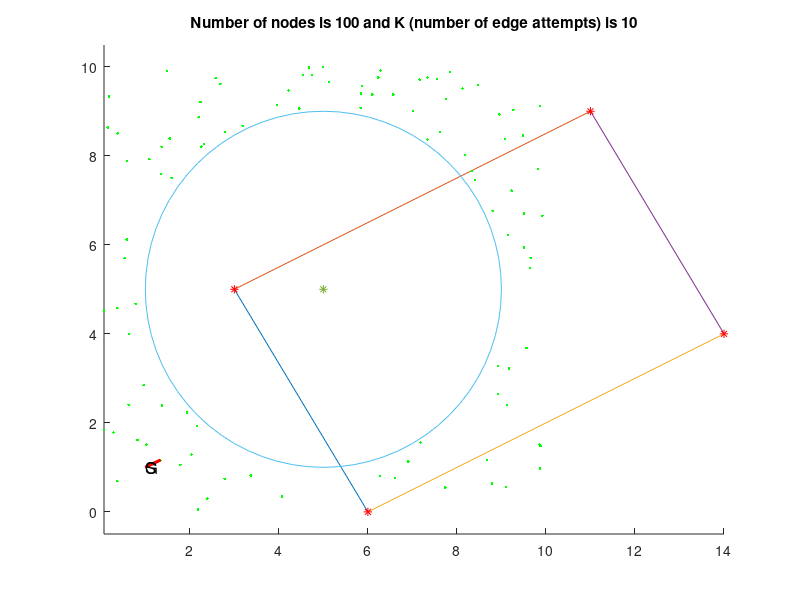

This chart was generated by the following MATLAB code:
% Automatically generated by solvePlanningProblem using
% #nodes=100
% #edges per node10
% step size for collision check 0.1
% xMin=0
% xMax=10
% yMin=0
% yMax=10
% worldModel="SingleCircleWorld"
% problem spec file "problem1.txt"


X=[1 1 2 2];
Y=[1 2 1 2];

clf
hold on


d=3;
a=[3+d,0];
b=[0+d,5];
c=[8+d,9];
d=[11+d,4];
plot([a(1) b(1)],[a(2) b(2)])
plot([c(1) b(1)],[c(2) b(2)])
plot([a(1) d(1)],[a(2) d(2)])
plot([c(1) d(1)],[c(2) d(2)])

plot(5,5,'*')
plot(a(1),a(2),'*r')
plot(b(1),b(2),'*r')
plot(c(1),c(2),'*r')
plot(d(1),d(2),'*r')



plot(5 + 4*cos((0:5:360)/180*pi),5 + 4*sin((0:5:360)/180*pi))
plot(8.40111,7.45834,'.g')
plot(2.58105,9.74275,'.g')
plot(9.10636,0.556098,'.g')
plot(9.92067,6.64855,'.g')
plot(3.95366,9.13673,'.g')
plot(1.02407,1.50991,'.g')
plot(9.87143,9.12293,'.g')
plot(9.14894,6.21472,'.g')
plot(0.824157,1.61163,'.g')
plot(9.2681,9.0331,'.g')
plot(9.22873,7.21567,'.g')
plot(7.33621,9.76016,'.g')
plot(8.95275,8.93107,'.g')
plot(4.54393,9.81955,'.g')
plot(7.184,1.55679,'.g')
plot(0.584644,6.11844,'.g')
plot(2.68874,9.61592,'.g')
plot(4.74028,9.8148,'.g')
plot(7.61519,8.53321,'.g')
plot(8.80269,6.76517,'.g')
plot(2.79518,8.53242,'.g')
plot(0.071668,4.5244,'.g')
plot(1.3388,1.16443,'.g')
plot(0.635092,3.99865,'.g')
plot(1.37338,2.38795,'.g')
plot(4.21785,9.46224,'.g')
plot(1.78563,1.057,'.g')
plot(4.98542,9.99085,'.g')
plot(6.27719,0.803518,'.g')
plot(2.39128,0.297859,'.g')
plot(7.7503,9.28044,'.g')
plot(9.50953,6.70526,'.g')
plot(6.60979,0.754264,'.g')
plot(6.09504,9.37572,'.g')
plot(6.23251,9.76063,'.g')
plot(0.156996,8.63433,'.g')
plot(4.67305,9.97861,'.g')
plot(0.536425,5.69814,'.g')
plot(8.67265,1.17078,'.g')
plot(7.33911,8.36379,'.g')
plot(0.186192,9.32718,'.g')
plot(1.93921,2.22802,'.g')
plot(6.28131,9.91419,'.g')
plot(7.84613,9.8779,'.g')
plot(5.84396,9.39922,'.g')
plot(0.588914,7.88445,'.g')
plot(0.960483,2.84541,'.g')
plot(1.0899,7.92131,'.g')
plot(2.16528,1.93334,'.g')
plot(1.35346,7.58636,'.g')
plot(3.36829,0.819011,'.g')
plot(5.12344,9.65407,'.g')
plot(7.55219,9.72531,'.g')
plot(8.32913,7.65325,'.g')
plot(8.91668,2.64486,'.g')
plot(2.24069,9.20848,'.g')
plot(9.65406,5.70732,'.g')
plot(9.50949,5.94133,'.g')
plot(5.87253,9.56208,'.g')
plot(9.86086,1.51076,'.g')
plot(1.54926,8.38555,'.g')
plot(2.19664,8.86925,'.g')
plot(1.36718,8.20222,'.g')
plot(7.01844,9.00516,'.g')
plot(9.64274,5.47356,'.g')
plot(2.03554,1.29047,'.g')
plot(8.92802,3.27526,'.g')
plot(0.780905,4.67114,'.g')
plot(5.83501,9.07595,'.g')
plot(9.5629,3.68293,'.g')
plot(9.08302,8.38065,'.g')
plot(0.624883,2.40378,'.g')
plot(0.284511,1.78475,'.g')
plot(9.11837,2.3991,'.g')
plot(1.58967,7.50199,'.g')
plot(6.90612,1.12852,'.g')
plot(8.47561,9.59431,'.g')
plot(1.48866,9.9081,'.g')
plot(7.73669,0.548776,'.g')
plot(4.45702,9.06436,'.g')
plot(3.1855,8.67081,'.g')
plot(0.372141,4.57369,'.g')
plot(0.0756733,1.84104,'.g')
plot(0.372505,0.692897,'.g')
plot(7.16247,9.71072,'.g')
plot(9.48227,8.45514,'.g')
plot(4.07035,0.342142,'.g')
plot(0.378325,8.50373,'.g')
plot(2.18719,0.0489707,'.g')
plot(2.31857,8.26258,'.g')
plot(9.1678,3.21672,'.g')
plot(8.78685,0.633862,'.g')
plot(9.86619,0.976963,'.g')
plot(9.8178,7.70849,'.g')
plot(6.56984,9.3745,'.g')
plot(8.12397,9.50749,'.g')
plot(9.88228,1.47452,'.g')
plot(2.25907,8.20395,'.g')
plot(2.77984,0.742382,'.g')
plot(8.18278,8.01839,'.g')
if 0
  plot([9.92067,8.40111] ,[6.64855, 7.45834], 'k')
  plot([9.92067,9.10636] ,[6.64855, 0.556098], 'k')
  plot([3.95366,2.58105] ,[9.13673, 9.74275], 'k')
  plot([9.87143,8.40111] ,[9.12293, 7.45834], 'k')
  plot([9.87143,9.92067] ,[9.12293, 6.64855], 'k')
  plot([9.87143,3.95366] ,[9.12293, 9.13673], 'k')
  plot([9.87143,2.58105] ,[9.12293, 9.74275], 'k')
  plot([9.87143,9.10636] ,[9.12293, 0.556098], 'k')
  plot([9.14894,9.92067] ,[6.21472, 6.64855], 'k')
  plot([9.14894,8.40111] ,[6.21472, 7.45834], 'k')
  plot([9.14894,9.87143] ,[6.21472, 9.12293], 'k')
  plot([9.14894,9.10636] ,[6.21472, 0.556098], 'k')
  plot([0.824157,1.02407] ,[1.61163, 1.50991], 'k')
  plot([9.2681,9.87143] ,[9.0331, 9.12293], 'k')
  plot([9.2681,8.40111] ,[9.0331, 7.45834], 'k')
  plot([9.2681,9.92067] ,[9.0331, 6.64855], 'k')
  plot([9.2681,9.14894] ,[9.0331, 6.21472], 'k')
  plot([9.2681,3.95366] ,[9.0331, 9.13673], 'k')
  plot([9.2681,2.58105] ,[9.0331, 9.74275], 'k')
  plot([9.2681,9.10636] ,[9.0331, 0.556098], 'k')
  plot([9.22873,8.40111] ,[7.21567, 7.45834], 'k')
  plot([9.22873,9.92067] ,[7.21567, 6.64855], 'k')
  plot([9.22873,9.14894] ,[7.21567, 6.21472], 'k')
  plot([9.22873,9.2681] ,[7.21567, 9.0331], 'k')
  plot([9.22873,9.87143] ,[7.21567, 9.12293], 'k')
  plot([9.22873,9.10636] ,[7.21567, 0.556098], 'k')
  plot([7.33621,9.2681] ,[9.76016, 9.0331], 'k')
  plot([7.33621,8.40111] ,[9.76016, 7.45834], 'k')
  plot([7.33621,9.87143] ,[9.76016, 9.12293], 'k')
  plot([7.33621,9.22873] ,[9.76016, 7.21567], 'k')
  plot([7.33621,3.95366] ,[9.76016, 9.13673], 'k')
  plot([7.33621,9.14894] ,[9.76016, 6.21472], 'k')
  plot([7.33621,9.92067] ,[9.76016, 6.64855], 'k')
  plot([7.33621,2.58105] ,[9.76016, 9.74275], 'k')
  plot([8.95275,9.2681] ,[8.93107, 9.0331], 'k')
  plot([8.95275,9.87143] ,[8.93107, 9.12293], 'k')
  plot([8.95275,8.40111] ,[8.93107, 7.45834], 'k')
  plot([8.95275,9.22873] ,[8.93107, 7.21567], 'k')
  plot([8.95275,7.33621] ,[8.93107, 9.76016], 'k')
  plot([8.95275,9.92067] ,[8.93107, 6.64855], 'k')
  plot([8.95275,9.14894] ,[8.93107, 6.21472], 'k')
  plot([8.95275,3.95366] ,[8.93107, 9.13673], 'k')
  plot([8.95275,2.58105] ,[8.93107, 9.74275], 'k')
  plot([8.95275,9.10636] ,[8.93107, 0.556098], 'k')
  plot([4.54393,3.95366] ,[9.81955, 9.13673], 'k')
  plot([4.54393,2.58105] ,[9.81955, 9.74275], 'k')
  plot([4.54393,7.33621] ,[9.81955, 9.76016], 'k')
  plot([4.54393,8.95275] ,[9.81955, 8.93107], 'k')
  plot([4.54393,9.2681] ,[9.81955, 9.0331], 'k')
  plot([4.54393,9.87143] ,[9.81955, 9.12293], 'k')
  plot([7.184,9.10636] ,[1.55679, 0.556098], 'k')
  plot([0.584644,2.58105] ,[6.11844, 9.74275], 'k')
  plot([0.584644,0.824157] ,[6.11844, 1.61163], 'k')
  plot([0.584644,1.02407] ,[6.11844, 1.50991], 'k')
  plot([2.68874,2.58105] ,[9.61592, 9.74275], 'k')
  plot([2.68874,3.95366] ,[9.61592, 9.13673], 'k')
  plot([2.68874,4.54393] ,[9.61592, 9.81955], 'k')
  plot([2.68874,0.584644] ,[9.61592, 6.11844], 'k')
  plot([2.68874,7.33621] ,[9.61592, 9.76016], 'k')
  plot([2.68874,8.95275] ,[9.61592, 8.93107], 'k')
  plot([2.68874,9.2681] ,[9.61592, 9.0331], 'k')
  plot([2.68874,9.87143] ,[9.61592, 9.12293], 'k')
  plot([4.74028,4.54393] ,[9.8148, 9.81955], 'k')
  plot([4.74028,3.95366] ,[9.8148, 9.13673], 'k')
  plot([4.74028,2.68874] ,[9.8148, 9.61592], 'k')
  plot([4.74028,2.58105] ,[9.8148, 9.74275], 'k')
  plot([4.74028,7.33621] ,[9.8148, 9.76016], 'k')
  plot([4.74028,8.95275] ,[9.8148, 8.93107], 'k')
  plot([4.74028,9.2681] ,[9.8148, 9.0331], 'k')
  plot([4.74028,9.87143] ,[9.8148, 9.12293], 'k')
  plot([4.74028,9.22873] ,[9.8148, 7.21567], 'k')
  plot([7.61519,7.33621] ,[8.53321, 9.76016], 'k')
  plot([7.61519,8.40111] ,[8.53321, 7.45834], 'k')
  plot([7.61519,8.95275] ,[8.53321, 8.93107], 'k')
  plot([7.61519,9.2681] ,[8.53321, 9.0331], 'k')
  plot([7.61519,9.22873] ,[8.53321, 7.21567], 'k')
  plot([7.61519,9.87143] ,[8.53321, 9.12293], 'k')
  plot([7.61519,9.14894] ,[8.53321, 6.21472], 'k')
  plot([7.61519,9.92067] ,[8.53321, 6.64855], 'k')
  plot([7.61519,4.74028] ,[8.53321, 9.8148], 'k')
  plot([7.61519,4.54393] ,[8.53321, 9.81955], 'k')
  plot([8.80269,9.22873] ,[6.76517, 7.21567], 'k')
  plot([8.80269,9.14894] ,[6.76517, 6.21472], 'k')
  plot([8.80269,8.40111] ,[6.76517, 7.45834], 'k')
  plot([8.80269,9.92067] ,[6.76517, 6.64855], 'k')
  plot([8.80269,7.61519] ,[6.76517, 8.53321], 'k')
  plot([8.80269,8.95275] ,[6.76517, 8.93107], 'k')
  plot([8.80269,9.2681] ,[6.76517, 9.0331], 'k')
  plot([8.80269,9.87143] ,[6.76517, 9.12293], 'k')
  plot([8.80269,7.33621] ,[6.76517, 9.76016], 'k')
  plot([2.79518,2.68874] ,[8.53242, 9.61592], 'k')
  plot([2.79518,2.58105] ,[8.53242, 9.74275], 'k')
  plot([2.79518,3.95366] ,[8.53242, 9.13673], 'k')
  plot([2.79518,4.54393] ,[8.53242, 9.81955], 'k')
  plot([2.79518,4.74028] ,[8.53242, 9.8148], 'k')
  plot([2.79518,0.584644] ,[8.53242, 6.11844], 'k')
  plot([0.071668,0.584644] ,[4.5244, 6.11844], 'k')
  plot([0.071668,0.824157] ,[4.5244, 1.61163], 'k')
  plot([0.071668,1.02407] ,[4.5244, 1.50991], 'k')
  plot([0.071668,2.68874] ,[4.5244, 9.61592], 'k')
  plot([0.071668,2.58105] ,[4.5244, 9.74275], 'k')
  plot([1.3388,1.02407] ,[1.16443, 1.50991], 'k')
  plot([1.3388,0.824157] ,[1.16443, 1.61163], 'k')
  plot([1.3388,0.071668] ,[1.16443, 4.5244], 'k')
  plot([1.3388,0.584644] ,[1.16443, 6.11844], 'k')
  plot([1.3388,9.10636] ,[1.16443, 0.556098], 'k')
  plot([0.635092,0.071668] ,[3.99865, 4.5244], 'k')
  plot([0.635092,0.584644] ,[3.99865, 6.11844], 'k')
  plot([0.635092,0.824157] ,[3.99865, 1.61163], 'k')
  plot([0.635092,1.02407] ,[3.99865, 1.50991], 'k')
  plot([0.635092,1.3388] ,[3.99865, 1.16443], 'k')
  plot([1.37338,1.02407] ,[2.38795, 1.50991], 'k')
  plot([1.37338,0.824157] ,[2.38795, 1.61163], 'k')
  plot([1.37338,1.3388] ,[2.38795, 1.16443], 'k')
  plot([1.37338,0.635092] ,[2.38795, 3.99865], 'k')
  plot([1.37338,0.071668] ,[2.38795, 4.5244], 'k')
  plot([1.37338,0.584644] ,[2.38795, 6.11844], 'k')
  plot([4.21785,3.95366] ,[9.46224, 9.13673], 'k')
  plot([4.21785,4.54393] ,[9.46224, 9.81955], 'k')
  plot([4.21785,4.74028] ,[9.46224, 9.8148], 'k')
  plot([4.21785,2.68874] ,[9.46224, 9.61592], 'k')
  plot([4.21785,2.58105] ,[9.46224, 9.74275], 'k')
  plot([4.21785,2.79518] ,[9.46224, 8.53242], 'k')
  plot([4.21785,7.33621] ,[9.46224, 9.76016], 'k')
  plot([4.21785,7.61519] ,[9.46224, 8.53321], 'k')
  plot([4.21785,8.95275] ,[9.46224, 8.93107], 'k')
  plot([1.78563,1.3388] ,[1.057, 1.16443], 'k')
  plot([1.78563,1.02407] ,[1.057, 1.50991], 'k')
  plot([1.78563,0.824157] ,[1.057, 1.61163], 'k')
  plot([1.78563,1.37338] ,[1.057, 2.38795], 'k')
  plot([1.78563,0.635092] ,[1.057, 3.99865], 'k')
  plot([1.78563,0.071668] ,[1.057, 4.5244], 'k')
  plot([1.78563,0.584644] ,[1.057, 6.11844], 'k')
  plot([1.78563,9.10636] ,[1.057, 0.556098], 'k')
  plot([4.98542,4.74028] ,[9.99085, 9.8148], 'k')
  plot([4.98542,4.54393] ,[9.99085, 9.81955], 'k')
  plot([4.98542,4.21785] ,[9.99085, 9.46224], 'k')
  plot([4.98542,3.95366] ,[9.99085, 9.13673], 'k')
  plot([4.98542,2.68874] ,[9.99085, 9.61592], 'k')
  plot([4.98542,7.33621] ,[9.99085, 9.76016], 'k')
  plot([4.98542,2.58105] ,[9.99085, 9.74275], 'k')
  plot([4.98542,2.79518] ,[9.99085, 8.53242], 'k')
  plot([4.98542,7.61519] ,[9.99085, 8.53321], 'k')
  plot([4.98542,8.95275] ,[9.99085, 8.93107], 'k')
  plot([6.27719,7.184] ,[0.803518, 1.55679], 'k')
  plot([6.27719,9.10636] ,[0.803518, 0.556098], 'k')
  plot([6.27719,1.78563] ,[0.803518, 1.057], 'k')
  plot([6.27719,1.3388] ,[0.803518, 1.16443], 'k')
  plot([2.39128,1.78563] ,[0.297859, 1.057], 'k')
  plot([2.39128,1.3388] ,[0.297859, 1.16443], 'k')
  plot([2.39128,1.02407] ,[0.297859, 1.50991], 'k')
  plot([2.39128,0.824157] ,[0.297859, 1.61163], 'k')
  plot([2.39128,1.37338] ,[0.297859, 2.38795], 'k')
  plot([2.39128,6.27719] ,[0.297859, 0.803518], 'k')
  plot([2.39128,0.635092] ,[0.297859, 3.99865], 'k')
  plot([2.39128,0.071668] ,[0.297859, 4.5244], 'k')
  plot([7.7503,7.33621] ,[9.28044, 9.76016], 'k')
  plot([7.7503,7.61519] ,[9.28044, 8.53321], 'k')
  plot([7.7503,8.95275] ,[9.28044, 8.93107], 'k')
  plot([7.7503,9.2681] ,[9.28044, 9.0331], 'k')
  plot([7.7503,8.40111] ,[9.28044, 7.45834], 'k')
  plot([7.7503,9.87143] ,[9.28044, 9.12293], 'k')
  plot([7.7503,9.22873] ,[9.28044, 7.21567], 'k')
  plot([7.7503,8.80269] ,[9.28044, 6.76517], 'k')
  plot([7.7503,4.98542] ,[9.28044, 9.99085], 'k')
  plot([7.7503,4.74028] ,[9.28044, 9.8148], 'k')
  plot([9.50953,9.92067] ,[6.70526, 6.64855], 'k')
  plot([9.50953,9.22873] ,[6.70526, 7.21567], 'k')
  plot([9.50953,9.14894] ,[6.70526, 6.21472], 'k')
  plot([9.50953,8.80269] ,[6.70526, 6.76517], 'k')
  plot([9.50953,8.40111] ,[6.70526, 7.45834], 'k')
  plot([9.50953,8.95275] ,[6.70526, 8.93107], 'k')
  plot([9.50953,9.2681] ,[6.70526, 9.0331], 'k')
  plot([9.50953,9.87143] ,[6.70526, 9.12293], 'k')
  plot([9.50953,7.61519] ,[6.70526, 8.53321], 'k')
  plot([9.50953,7.7503] ,[6.70526, 9.28044], 'k')
  plot([6.60979,6.27719] ,[0.754264, 0.803518], 'k')
  plot([6.60979,7.184] ,[0.754264, 1.55679], 'k')
  plot([6.60979,9.10636] ,[0.754264, 0.556098], 'k')
  plot([6.60979,2.39128] ,[0.754264, 0.297859], 'k')
  plot([6.60979,1.78563] ,[0.754264, 1.057], 'k')
  plot([6.60979,1.3388] ,[0.754264, 1.16443], 'k')
  plot([6.09504,4.98542] ,[9.37572, 9.99085], 'k')
  plot([6.09504,7.33621] ,[9.37572, 9.76016], 'k')
  plot([6.09504,4.74028] ,[9.37572, 9.8148], 'k')
  plot([6.09504,4.54393] ,[9.37572, 9.81955], 'k')
  plot([6.09504,7.7503] ,[9.37572, 9.28044], 'k')
  plot([6.09504,7.61519] ,[9.37572, 8.53321], 'k')
  plot([6.09504,4.21785] ,[9.37572, 9.46224], 'k')
  plot([6.09504,3.95366] ,[9.37572, 9.13673], 'k')
  plot([6.09504,8.95275] ,[9.37572, 8.93107], 'k')
  plot([6.09504,8.40111] ,[9.37572, 7.45834], 'k')
  plot([6.23251,6.09504] ,[9.76063, 9.37572], 'k')
  plot([6.23251,7.33621] ,[9.76063, 9.76016], 'k')
  plot([6.23251,4.98542] ,[9.76063, 9.99085], 'k')
  plot([6.23251,4.74028] ,[9.76063, 9.8148], 'k')
  plot([6.23251,7.7503] ,[9.76063, 9.28044], 'k')
  plot([6.23251,4.54393] ,[9.76063, 9.81955], 'k')
  plot([6.23251,7.61519] ,[9.76063, 8.53321], 'k')
  plot([6.23251,4.21785] ,[9.76063, 9.46224], 'k')
  plot([6.23251,3.95366] ,[9.76063, 9.13673], 'k')
  plot([6.23251,8.95275] ,[9.76063, 8.93107], 'k')
  plot([0.156996,0.584644] ,[8.63433, 6.11844], 'k')
  plot([0.156996,2.79518] ,[8.63433, 8.53242], 'k')
  plot([0.156996,2.58105] ,[8.63433, 9.74275], 'k')
  plot([0.156996,2.68874] ,[8.63433, 9.61592], 'k')
  plot([0.156996,3.95366] ,[8.63433, 9.13673], 'k')
  plot([0.156996,0.071668] ,[8.63433, 4.5244], 'k')
  plot([0.156996,4.21785] ,[8.63433, 9.46224], 'k')
  plot([0.156996,4.54393] ,[8.63433, 9.81955], 'k')
  plot([0.156996,0.635092] ,[8.63433, 3.99865], 'k')
  plot([0.156996,4.74028] ,[8.63433, 9.8148], 'k')
  plot([4.67305,4.74028] ,[9.97861, 9.8148], 'k')
  plot([4.67305,4.54393] ,[9.97861, 9.81955], 'k')
  plot([4.67305,4.98542] ,[9.97861, 9.99085], 'k')
  plot([4.67305,4.21785] ,[9.97861, 9.46224], 'k')
  plot([4.67305,3.95366] ,[9.97861, 9.13673], 'k')
  plot([4.67305,6.09504] ,[9.97861, 9.37572], 'k')
  plot([4.67305,6.23251] ,[9.97861, 9.76063], 'k')
  plot([4.67305,2.68874] ,[9.97861, 9.61592], 'k')
  plot([4.67305,2.58105] ,[9.97861, 9.74275], 'k')
  plot([4.67305,2.79518] ,[9.97861, 8.53242], 'k')
  plot([0.536425,0.584644] ,[5.69814, 6.11844], 'k')
  plot([0.536425,0.071668] ,[5.69814, 4.5244], 'k')
  plot([0.536425,0.635092] ,[5.69814, 3.99865], 'k')
  plot([0.536425,0.156996] ,[5.69814, 8.63433], 'k')
  plot([0.536425,1.37338] ,[5.69814, 2.38795], 'k')
  plot([0.536425,0.824157] ,[5.69814, 1.61163], 'k')
  plot([0.536425,1.02407] ,[5.69814, 1.50991], 'k')
  plot([0.536425,2.68874] ,[5.69814, 9.61592], 'k')
  plot([0.536425,2.58105] ,[5.69814, 9.74275], 'k')
  plot([8.67265,9.10636] ,[1.17078, 0.556098], 'k')
  plot([8.67265,7.184] ,[1.17078, 1.55679], 'k')
  plot([8.67265,6.60979] ,[1.17078, 0.754264], 'k')
  plot([8.67265,6.27719] ,[1.17078, 0.803518], 'k')
  plot([8.67265,9.14894] ,[1.17078, 6.21472], 'k')
  plot([8.67265,9.50953] ,[1.17078, 6.70526], 'k')
  plot([8.67265,9.92067] ,[1.17078, 6.64855], 'k')
  plot([8.67265,9.22873] ,[1.17078, 7.21567], 'k')
  plot([7.33911,7.61519] ,[8.36379, 8.53321], 'k')
  plot([7.33911,7.7503] ,[8.36379, 9.28044], 'k')
  plot([7.33911,8.40111] ,[8.36379, 7.45834], 'k')
  plot([7.33911,7.33621] ,[8.36379, 9.76016], 'k')
  plot([7.33911,6.09504] ,[8.36379, 9.37572], 'k')
  plot([7.33911,8.95275] ,[8.36379, 8.93107], 'k')
  plot([7.33911,6.23251] ,[8.36379, 9.76063], 'k')
  plot([7.33911,9.2681] ,[8.36379, 9.0331], 'k')
  plot([7.33911,9.22873] ,[8.36379, 7.21567], 'k')
  plot([0.186192,0.156996] ,[9.32718, 8.63433], 'k')
  plot([0.186192,2.58105] ,[9.32718, 9.74275], 'k')
  plot([0.186192,2.68874] ,[9.32718, 9.61592], 'k')
  plot([0.186192,2.79518] ,[9.32718, 8.53242], 'k')
  plot([0.186192,0.584644] ,[9.32718, 6.11844], 'k')
  plot([0.186192,0.536425] ,[9.32718, 5.69814], 'k')
  plot([0.186192,3.95366] ,[9.32718, 9.13673], 'k')
  plot([0.186192,4.21785] ,[9.32718, 9.46224], 'k')
  plot([0.186192,4.54393] ,[9.32718, 9.81955], 'k')
  plot([0.186192,4.67305] ,[9.32718, 9.97861], 'k')
  plot([1.93921,1.37338] ,[2.22802, 2.38795], 'k')
  plot([1.93921,1.02407] ,[2.22802, 1.50991], 'k')
  plot([1.93921,1.78563] ,[2.22802, 1.057], 'k')
  plot([1.93921,1.3388] ,[2.22802, 1.16443], 'k')
  plot([1.93921,0.824157] ,[2.22802, 1.61163], 'k')
  plot([1.93921,2.39128] ,[2.22802, 0.297859], 'k')
  plot([1.93921,0.635092] ,[2.22802, 3.99865], 'k')
  plot([1.93921,0.071668] ,[2.22802, 4.5244], 'k')
  plot([6.28131,6.23251] ,[9.91419, 9.76063], 'k')
  plot([6.28131,6.09504] ,[9.91419, 9.37572], 'k')
  plot([6.28131,7.33621] ,[9.91419, 9.76016], 'k')
  plot([6.28131,4.98542] ,[9.91419, 9.99085], 'k')
  plot([6.28131,4.74028] ,[9.91419, 9.8148], 'k')
  plot([6.28131,7.7503] ,[9.91419, 9.28044], 'k')
  plot([6.28131,4.67305] ,[9.91419, 9.97861], 'k')
  plot([6.28131,4.54393] ,[9.91419, 9.81955], 'k')
  plot([6.28131,7.33911] ,[9.91419, 8.36379], 'k')
  plot([6.28131,7.61519] ,[9.91419, 8.53321], 'k')
  plot([7.84613,7.33621] ,[9.8779, 9.76016], 'k')
  plot([7.84613,7.7503] ,[9.8779, 9.28044], 'k')
  plot([7.84613,7.61519] ,[9.8779, 8.53321], 'k')
  plot([7.84613,8.95275] ,[9.8779, 8.93107], 'k')
  plot([7.84613,6.28131] ,[9.8779, 9.91419], 'k')
  plot([7.84613,7.33911] ,[9.8779, 8.36379], 'k')
  plot([7.84613,6.23251] ,[9.8779, 9.76063], 'k')
  plot([7.84613,9.2681] ,[9.8779, 9.0331], 'k')
  plot([7.84613,6.09504] ,[9.8779, 9.37572], 'k')
  plot([7.84613,9.87143] ,[9.8779, 9.12293], 'k')
  plot([5.84396,6.09504] ,[9.39922, 9.37572], 'k')
  plot([5.84396,6.23251] ,[9.39922, 9.76063], 'k')
  plot([5.84396,6.28131] ,[9.39922, 9.91419], 'k')
  plot([5.84396,4.98542] ,[9.39922, 9.99085], 'k')
  plot([5.84396,4.74028] ,[9.39922, 9.8148], 'k')
  plot([5.84396,4.67305] ,[9.39922, 9.97861], 'k')
  plot([5.84396,4.54393] ,[9.39922, 9.81955], 'k')
  plot([5.84396,7.33621] ,[9.39922, 9.76016], 'k')
  plot([5.84396,4.21785] ,[9.39922, 9.46224], 'k')
  plot([5.84396,7.33911] ,[9.39922, 8.36379], 'k')
  plot([0.588914,0.156996] ,[7.88445, 8.63433], 'k')
  plot([0.588914,0.186192] ,[7.88445, 9.32718], 'k')
  plot([0.588914,0.584644] ,[7.88445, 6.11844], 'k')
  plot([0.588914,0.536425] ,[7.88445, 5.69814], 'k')
  plot([0.588914,2.79518] ,[7.88445, 8.53242], 'k')
  plot([0.588914,2.68874] ,[7.88445, 9.61592], 'k')
  plot([0.588914,2.58105] ,[7.88445, 9.74275], 'k')
  plot([0.588914,0.071668] ,[7.88445, 4.5244], 'k')
  plot([0.588914,3.95366] ,[7.88445, 9.13673], 'k')
  plot([0.588914,0.635092] ,[7.88445, 3.99865], 'k')
  plot([0.960483,1.37338] ,[2.84541, 2.38795], 'k')
  plot([0.960483,1.93921] ,[2.84541, 2.22802], 'k')
  plot([0.960483,0.635092] ,[2.84541, 3.99865], 'k')
  plot([0.960483,0.824157] ,[2.84541, 1.61163], 'k')
  plot([0.960483,1.02407] ,[2.84541, 1.50991], 'k')
  plot([0.960483,1.3388] ,[2.84541, 1.16443], 'k')
  plot([0.960483,0.071668] ,[2.84541, 4.5244], 'k')
  plot([0.960483,1.78563] ,[2.84541, 1.057], 'k')
  plot([0.960483,0.536425] ,[2.84541, 5.69814], 'k')
  plot([0.960483,2.39128] ,[2.84541, 0.297859], 'k')
  plot([1.0899,0.588914] ,[7.92131, 7.88445], 'k')
  plot([1.0899,0.156996] ,[7.92131, 8.63433], 'k')
  plot([1.0899,0.186192] ,[7.92131, 9.32718], 'k')
  plot([1.0899,2.79518] ,[7.92131, 8.53242], 'k')
  plot([1.0899,0.584644] ,[7.92131, 6.11844], 'k')
  plot([1.0899,0.536425] ,[7.92131, 5.69814], 'k')
  plot([1.0899,2.68874] ,[7.92131, 9.61592], 'k')
  plot([1.0899,2.58105] ,[7.92131, 9.74275], 'k')
  plot([1.0899,3.95366] ,[7.92131, 9.13673], 'k')
  plot([1.0899,4.21785] ,[7.92131, 9.46224], 'k')
  plot([2.16528,1.93921] ,[1.93334, 2.22802], 'k')
  plot([2.16528,1.37338] ,[1.93334, 2.38795], 'k')
  plot([2.16528,1.78563] ,[1.93334, 1.057], 'k')
  plot([2.16528,1.3388] ,[1.93334, 1.16443], 'k')
  plot([2.16528,1.02407] ,[1.93334, 1.50991], 'k')
  plot([2.16528,0.824157] ,[1.93334, 1.61163], 'k')
  plot([2.16528,0.960483] ,[1.93334, 2.84541], 'k')
  plot([2.16528,2.39128] ,[1.93334, 0.297859], 'k')
  plot([2.16528,0.635092] ,[1.93334, 3.99865], 'k')
  plot([2.16528,0.071668] ,[1.93334, 4.5244], 'k')
  plot([1.35346,1.0899] ,[7.58636, 7.92131], 'k')
  plot([1.35346,0.588914] ,[7.58636, 7.88445], 'k')
  plot([1.35346,0.156996] ,[7.58636, 8.63433], 'k')
  plot([1.35346,0.584644] ,[7.58636, 6.11844], 'k')
  plot([1.35346,2.79518] ,[7.58636, 8.53242], 'k')
  plot([1.35346,0.536425] ,[7.58636, 5.69814], 'k')
  plot([1.35346,0.186192] ,[7.58636, 9.32718], 'k')
  plot([1.35346,2.68874] ,[7.58636, 9.61592], 'k')
  plot([1.35346,2.58105] ,[7.58636, 9.74275], 'k')
  plot([1.35346,3.95366] ,[7.58636, 9.13673], 'k')
  plot([3.36829,2.39128] ,[0.819011, 0.297859], 'k')
  plot([3.36829,1.78563] ,[0.819011, 1.057], 'k')
  plot([3.36829,2.16528] ,[0.819011, 1.93334], 'k')
  plot([3.36829,1.93921] ,[0.819011, 2.22802], 'k')
  plot([3.36829,1.3388] ,[0.819011, 1.16443], 'k')
  plot([3.36829,1.02407] ,[0.819011, 1.50991], 'k')
  plot([3.36829,1.37338] ,[0.819011, 2.38795], 'k')
  plot([3.36829,0.824157] ,[0.819011, 1.61163], 'k')
  plot([3.36829,6.27719] ,[0.819011, 0.803518], 'k')
  plot([3.36829,0.960483] ,[0.819011, 2.84541], 'k')
  plot([5.12344,4.98542] ,[9.65407, 9.99085], 'k')
  plot([5.12344,4.74028] ,[9.65407, 9.8148], 'k')
  plot([5.12344,4.67305] ,[9.65407, 9.97861], 'k')
  plot([5.12344,4.54393] ,[9.65407, 9.81955], 'k')
  plot([5.12344,5.84396] ,[9.65407, 9.39922], 'k')
  plot([5.12344,4.21785] ,[9.65407, 9.46224], 'k')
  plot([5.12344,6.09504] ,[9.65407, 9.37572], 'k')
  plot([5.12344,6.23251] ,[9.65407, 9.76063], 'k')
  plot([5.12344,6.28131] ,[9.65407, 9.91419], 'k')
  plot([5.12344,3.95366] ,[9.65407, 9.13673], 'k')
  plot([7.55219,7.33621] ,[9.72531, 9.76016], 'k')
  plot([7.55219,7.84613] ,[9.72531, 9.8779], 'k')
  plot([7.55219,7.7503] ,[9.72531, 9.28044], 'k')
  plot([7.55219,7.61519] ,[9.72531, 8.53321], 'k')
  plot([7.55219,6.28131] ,[9.72531, 9.91419], 'k')
  plot([7.55219,6.23251] ,[9.72531, 9.76063], 'k')
  plot([7.55219,7.33911] ,[9.72531, 8.36379], 'k')
  plot([7.55219,6.09504] ,[9.72531, 9.37572], 'k')
  plot([7.55219,8.95275] ,[9.72531, 8.93107], 'k')
  plot([7.55219,5.84396] ,[9.72531, 9.39922], 'k')
  plot([8.32913,8.40111] ,[7.65325, 7.45834], 'k')
  plot([8.32913,9.22873] ,[7.65325, 7.21567], 'k')
  plot([8.32913,8.80269] ,[7.65325, 6.76517], 'k')
  plot([8.32913,7.61519] ,[7.65325, 8.53321], 'k')
  plot([8.32913,7.33911] ,[7.65325, 8.36379], 'k')
  plot([8.32913,8.95275] ,[7.65325, 8.93107], 'k')
  plot([8.32913,9.50953] ,[7.65325, 6.70526], 'k')
  plot([8.32913,9.14894] ,[7.65325, 6.21472], 'k')
  plot([8.32913,9.2681] ,[7.65325, 9.0331], 'k')
  plot([8.32913,7.7503] ,[7.65325, 9.28044], 'k')
  plot([8.91668,8.67265] ,[2.64486, 1.17078], 'k')
  plot([8.91668,7.184] ,[2.64486, 1.55679], 'k')
  plot([8.91668,9.10636] ,[2.64486, 0.556098], 'k')
  plot([8.91668,6.60979] ,[2.64486, 0.754264], 'k')
  plot([8.91668,6.27719] ,[2.64486, 0.803518], 'k')
  plot([8.91668,9.14894] ,[2.64486, 6.21472], 'k')
  plot([8.91668,9.50953] ,[2.64486, 6.70526], 'k')
  plot([8.91668,9.92067] ,[2.64486, 6.64855], 'k')
  plot([8.91668,9.22873] ,[2.64486, 7.21567], 'k')
  plot([2.24069,2.68874] ,[9.20848, 9.61592], 'k')
  plot([2.24069,2.58105] ,[9.20848, 9.74275], 'k')
  plot([2.24069,2.79518] ,[9.20848, 8.53242], 'k')
  plot([2.24069,3.95366] ,[9.20848, 9.13673], 'k')
  plot([2.24069,1.0899] ,[9.20848, 7.92131], 'k')
  plot([2.24069,1.35346] ,[9.20848, 7.58636], 'k')
  plot([2.24069,4.21785] ,[9.20848, 9.46224], 'k')
  plot([2.24069,0.186192] ,[9.20848, 9.32718], 'k')
  plot([2.24069,0.588914] ,[9.20848, 7.88445], 'k')
  plot([2.24069,0.156996] ,[9.20848, 8.63433], 'k')
  plot([9.65406,9.14894] ,[5.70732, 6.21472], 'k')
  plot([9.65406,9.92067] ,[5.70732, 6.64855], 'k')
  plot([9.65406,9.50953] ,[5.70732, 6.70526], 'k')
  plot([9.65406,8.80269] ,[5.70732, 6.76517], 'k')
  plot([9.65406,9.22873] ,[5.70732, 7.21567], 'k')
  plot([9.65406,8.40111] ,[5.70732, 7.45834], 'k')
  plot([9.65406,8.32913] ,[5.70732, 7.65325], 'k')
  plot([9.65406,8.91668] ,[5.70732, 2.64486], 'k')
  plot([9.65406,8.95275] ,[5.70732, 8.93107], 'k')
  plot([9.65406,9.2681] ,[5.70732, 9.0331], 'k')
  plot([9.50949,9.65406] ,[5.94133, 5.70732], 'k')
  plot([9.50949,9.14894] ,[5.94133, 6.21472], 'k')
  plot([9.50949,9.50953] ,[5.94133, 6.70526], 'k')
  plot([9.50949,9.92067] ,[5.94133, 6.64855], 'k')
  plot([9.50949,8.80269] ,[5.94133, 6.76517], 'k')
  plot([9.50949,9.22873] ,[5.94133, 7.21567], 'k')
  plot([9.50949,8.40111] ,[5.94133, 7.45834], 'k')
  plot([9.50949,8.32913] ,[5.94133, 7.65325], 'k')
  plot([9.50949,8.95275] ,[5.94133, 8.93107], 'k')
  plot([9.50949,9.2681] ,[5.94133, 9.0331], 'k')
  plot([5.87253,5.84396] ,[9.56208, 9.39922], 'k')
  plot([5.87253,6.09504] ,[9.56208, 9.37572], 'k')
  plot([5.87253,6.23251] ,[9.56208, 9.76063], 'k')
  plot([5.87253,6.28131] ,[9.56208, 9.91419], 'k')
  plot([5.87253,5.12344] ,[9.56208, 9.65407], 'k')
  plot([5.87253,4.98542] ,[9.56208, 9.99085], 'k')
  plot([5.87253,4.74028] ,[9.56208, 9.8148], 'k')
  plot([5.87253,4.67305] ,[9.56208, 9.97861], 'k')
  plot([5.87253,4.54393] ,[9.56208, 9.81955], 'k')
  plot([5.87253,7.33621] ,[9.56208, 9.76016], 'k')
  plot([9.86086,9.10636] ,[1.51076, 0.556098], 'k')
  plot([9.86086,8.67265] ,[1.51076, 1.17078], 'k')
  plot([9.86086,8.91668] ,[1.51076, 2.64486], 'k')
  plot([9.86086,7.184] ,[1.51076, 1.55679], 'k')
  plot([9.86086,6.60979] ,[1.51076, 0.754264], 'k')
  plot([9.86086,6.27719] ,[1.51076, 0.803518], 'k')
  plot([9.86086,9.65406] ,[1.51076, 5.70732], 'k')
  plot([9.86086,9.50949] ,[1.51076, 5.94133], 'k')
  plot([9.86086,9.14894] ,[1.51076, 6.21472], 'k')
  plot([9.86086,9.92067] ,[1.51076, 6.64855], 'k')
  plot([1.54926,1.0899] ,[8.38555, 7.92131], 'k')
  plot([1.54926,1.35346] ,[8.38555, 7.58636], 'k')
  plot([1.54926,2.24069] ,[8.38555, 9.20848], 'k')
  plot([1.54926,0.588914] ,[8.38555, 7.88445], 'k')
  plot([1.54926,2.79518] ,[8.38555, 8.53242], 'k')
  plot([1.54926,0.156996] ,[8.38555, 8.63433], 'k')
  plot([1.54926,0.186192] ,[8.38555, 9.32718], 'k')
  plot([1.54926,2.68874] ,[8.38555, 9.61592], 'k')
  plot([1.54926,2.58105] ,[8.38555, 9.74275], 'k')
  plot([1.54926,0.584644] ,[8.38555, 6.11844], 'k')
  plot([2.19664,2.24069] ,[8.86925, 9.20848], 'k')
  plot([2.19664,2.79518] ,[8.86925, 8.53242], 'k')
  plot([2.19664,1.54926] ,[8.86925, 8.38555], 'k')
  plot([2.19664,2.68874] ,[8.86925, 9.61592], 'k')
  plot([2.19664,2.58105] ,[8.86925, 9.74275], 'k')
  plot([2.19664,1.0899] ,[8.86925, 7.92131], 'k')
  plot([2.19664,1.35346] ,[8.86925, 7.58636], 'k')
  plot([2.19664,3.95366] ,[8.86925, 9.13673], 'k')
  plot([2.19664,0.588914] ,[8.86925, 7.88445], 'k')
  plot([2.19664,0.156996] ,[8.86925, 8.63433], 'k')
  plot([1.36718,1.54926] ,[8.20222, 8.38555], 'k')
  plot([1.36718,1.0899] ,[8.20222, 7.92131], 'k')
  plot([1.36718,1.35346] ,[8.20222, 7.58636], 'k')
  plot([1.36718,0.588914] ,[8.20222, 7.88445], 'k')
  plot([1.36718,2.19664] ,[8.20222, 8.86925], 'k')
  plot([1.36718,0.156996] ,[8.20222, 8.63433], 'k')
  plot([1.36718,2.24069] ,[8.20222, 9.20848], 'k')
  plot([1.36718,2.79518] ,[8.20222, 8.53242], 'k')
  plot([1.36718,0.186192] ,[8.20222, 9.32718], 'k')
  plot([1.36718,2.68874] ,[8.20222, 9.61592], 'k')
  plot([7.01844,7.33911] ,[9.00516, 8.36379], 'k')
  plot([7.01844,7.61519] ,[9.00516, 8.53321], 'k')
  plot([7.01844,7.7503] ,[9.00516, 9.28044], 'k')
  plot([7.01844,7.33621] ,[9.00516, 9.76016], 'k')
  plot([7.01844,7.55219] ,[9.00516, 9.72531], 'k')
  plot([7.01844,6.09504] ,[9.00516, 9.37572], 'k')
  plot([7.01844,6.23251] ,[9.00516, 9.76063], 'k')
  plot([7.01844,6.28131] ,[9.00516, 9.91419], 'k')
  plot([7.01844,7.84613] ,[9.00516, 9.8779], 'k')
  plot([7.01844,5.84396] ,[9.00516, 9.39922], 'k')
  plot([9.64274,9.65406] ,[5.47356, 5.70732], 'k')
  plot([9.64274,9.50949] ,[5.47356, 5.94133], 'k')
  plot([9.64274,9.14894] ,[5.47356, 6.21472], 'k')
  plot([9.64274,9.92067] ,[5.47356, 6.64855], 'k')
  plot([9.64274,9.50953] ,[5.47356, 6.70526], 'k')
  plot([9.64274,8.80269] ,[5.47356, 6.76517], 'k')
  plot([9.64274,9.22873] ,[5.47356, 7.21567], 'k')
  plot([9.64274,8.40111] ,[5.47356, 7.45834], 'k')
  plot([9.64274,8.32913] ,[5.47356, 7.65325], 'k')
  plot([9.64274,8.91668] ,[5.47356, 2.64486], 'k')
  plot([2.03554,1.78563] ,[1.29047, 1.057], 'k')
  plot([2.03554,2.16528] ,[1.29047, 1.93334], 'k')
  plot([2.03554,1.3388] ,[1.29047, 1.16443], 'k')
  plot([2.03554,1.93921] ,[1.29047, 2.22802], 'k')
  plot([2.03554,1.02407] ,[1.29047, 1.50991], 'k')
  plot([2.03554,2.39128] ,[1.29047, 0.297859], 'k')
  plot([2.03554,0.824157] ,[1.29047, 1.61163], 'k')
  plot([2.03554,1.37338] ,[1.29047, 2.38795], 'k')
  plot([2.03554,3.36829] ,[1.29047, 0.819011], 'k')
  plot([2.03554,0.960483] ,[1.29047, 2.84541], 'k')
  plot([8.92802,8.91668] ,[3.27526, 2.64486], 'k')
  plot([8.92802,9.86086] ,[3.27526, 1.51076], 'k')
  plot([8.92802,8.67265] ,[3.27526, 1.17078], 'k')
  plot([8.92802,9.64274] ,[3.27526, 5.47356], 'k')
  plot([8.92802,9.65406] ,[3.27526, 5.70732], 'k')
  plot([8.92802,9.10636] ,[3.27526, 0.556098], 'k')
  plot([8.92802,9.50949] ,[3.27526, 5.94133], 'k')
  plot([8.92802,9.14894] ,[3.27526, 6.21472], 'k')
  plot([8.92802,6.60979] ,[3.27526, 0.754264], 'k')
  plot([0.780905,0.635092] ,[4.67114, 3.99865], 'k')
  plot([0.780905,0.071668] ,[4.67114, 4.5244], 'k')
  plot([0.780905,0.536425] ,[4.67114, 5.69814], 'k')
  plot([0.780905,0.584644] ,[4.67114, 6.11844], 'k')
  plot([0.780905,0.960483] ,[4.67114, 2.84541], 'k')
  plot([0.780905,1.37338] ,[4.67114, 2.38795], 'k')
  plot([0.780905,1.35346] ,[4.67114, 7.58636], 'k')
  plot([0.780905,0.824157] ,[4.67114, 1.61163], 'k')
  plot([5.83501,5.84396] ,[9.07595, 9.39922], 'k')
  plot([5.83501,6.09504] ,[9.07595, 9.37572], 'k')
  plot([5.83501,5.87253] ,[9.07595, 9.56208], 'k')
  plot([5.83501,6.23251] ,[9.07595, 9.76063], 'k')
  plot([5.83501,5.12344] ,[9.07595, 9.65407], 'k')
  plot([5.83501,6.28131] ,[9.07595, 9.91419], 'k')
  plot([5.83501,7.01844] ,[9.07595, 9.00516], 'k')
  plot([5.83501,4.98542] ,[9.07595, 9.99085], 'k')
  plot([5.83501,4.74028] ,[9.07595, 9.8148], 'k')
  plot([5.83501,4.67305] ,[9.07595, 9.97861], 'k')
  plot([9.5629,8.92802] ,[3.68293, 3.27526], 'k')
  plot([9.5629,8.91668] ,[3.68293, 2.64486], 'k')
  plot([9.5629,9.64274] ,[3.68293, 5.47356], 'k')
  plot([9.5629,9.65406] ,[3.68293, 5.70732], 'k')
  plot([9.5629,9.86086] ,[3.68293, 1.51076], 'k')
  plot([9.5629,9.50949] ,[3.68293, 5.94133], 'k')
  plot([9.5629,9.14894] ,[3.68293, 6.21472], 'k')
  plot([9.5629,8.67265] ,[3.68293, 1.17078], 'k')
  plot([9.5629,9.92067] ,[3.68293, 6.64855], 'k')
  plot([9.5629,9.50953] ,[3.68293, 6.70526], 'k')
  plot([9.08302,8.95275] ,[8.38065, 8.93107], 'k')
  plot([9.08302,9.2681] ,[8.38065, 9.0331], 'k')
  plot([9.08302,8.32913] ,[8.38065, 7.65325], 'k')
  plot([9.08302,9.87143] ,[8.38065, 9.12293], 'k')
  plot([9.08302,8.40111] ,[8.38065, 7.45834], 'k')
  plot([9.08302,9.22873] ,[8.38065, 7.21567], 'k')
  plot([9.08302,7.61519] ,[8.38065, 8.53321], 'k')
  plot([9.08302,7.7503] ,[8.38065, 9.28044], 'k')
  plot([9.08302,8.80269] ,[8.38065, 6.76517], 'k')
  plot([9.08302,9.50953] ,[8.38065, 6.70526], 'k')
  plot([0.624883,0.960483] ,[2.40378, 2.84541], 'k')
  plot([0.624883,1.37338] ,[2.40378, 2.38795], 'k')
  plot([0.624883,0.824157] ,[2.40378, 1.61163], 'k')
  plot([0.624883,1.02407] ,[2.40378, 1.50991], 'k')
  plot([0.624883,1.93921] ,[2.40378, 2.22802], 'k')
  plot([0.624883,1.3388] ,[2.40378, 1.16443], 'k')
  plot([0.624883,0.635092] ,[2.40378, 3.99865], 'k')
  plot([0.624883,2.16528] ,[2.40378, 1.93334], 'k')
  plot([0.624883,1.78563] ,[2.40378, 1.057], 'k')
  plot([0.624883,2.03554] ,[2.40378, 1.29047], 'k')
  plot([0.284511,0.824157] ,[1.78475, 1.61163], 'k')
  plot([0.284511,0.624883] ,[1.78475, 2.40378], 'k')
  plot([0.284511,1.02407] ,[1.78475, 1.50991], 'k')
  plot([0.284511,1.3388] ,[1.78475, 1.16443], 'k')
  plot([0.284511,1.37338] ,[1.78475, 2.38795], 'k')
  plot([0.284511,0.960483] ,[1.78475, 2.84541], 'k')
  plot([0.284511,1.78563] ,[1.78475, 1.057], 'k')
  plot([0.284511,1.93921] ,[1.78475, 2.22802], 'k')
  plot([0.284511,2.03554] ,[1.78475, 1.29047], 'k')
  plot([0.284511,2.16528] ,[1.78475, 1.93334], 'k')
  plot([9.11837,8.91668] ,[2.3991, 2.64486], 'k')
  plot([9.11837,8.92802] ,[2.3991, 3.27526], 'k')
  plot([9.11837,9.86086] ,[2.3991, 1.51076], 'k')
  plot([9.11837,8.67265] ,[2.3991, 1.17078], 'k')
  plot([9.11837,9.5629] ,[2.3991, 3.68293], 'k')
  plot([9.11837,9.10636] ,[2.3991, 0.556098], 'k')
  plot([9.11837,7.184] ,[2.3991, 1.55679], 'k')
  plot([9.11837,6.60979] ,[2.3991, 0.754264], 'k')
  plot([9.11837,9.64274] ,[2.3991, 5.47356], 'k')
  plot([9.11837,6.27719] ,[2.3991, 0.803518], 'k')
  plot([1.58967,1.35346] ,[7.50199, 7.58636], 'k')
  plot([1.58967,1.0899] ,[7.50199, 7.92131], 'k')
  plot([1.58967,1.36718] ,[7.50199, 8.20222], 'k')
  plot([1.58967,1.54926] ,[7.50199, 8.38555], 'k')
  plot([1.58967,0.588914] ,[7.50199, 7.88445], 'k')
  plot([1.58967,2.19664] ,[7.50199, 8.86925], 'k')
  plot([1.58967,2.79518] ,[7.50199, 8.53242], 'k')
  plot([1.58967,0.584644] ,[7.50199, 6.11844], 'k')
  plot([1.58967,0.156996] ,[7.50199, 8.63433], 'k')
  plot([1.58967,2.24069] ,[7.50199, 9.20848], 'k')
  plot([6.90612,6.60979] ,[1.12852, 0.754264], 'k')
  plot([6.90612,7.184] ,[1.12852, 1.55679], 'k')
  plot([6.90612,6.27719] ,[1.12852, 0.803518], 'k')
  plot([6.90612,8.67265] ,[1.12852, 1.17078], 'k')
  plot([6.90612,9.10636] ,[1.12852, 0.556098], 'k')
  plot([6.90612,8.91668] ,[1.12852, 2.64486], 'k')
  plot([6.90612,9.11837] ,[1.12852, 2.3991], 'k')
  plot([6.90612,8.92802] ,[1.12852, 3.27526], 'k')
  plot([6.90612,9.86086] ,[1.12852, 1.51076], 'k')
  plot([6.90612,3.36829] ,[1.12852, 0.819011], 'k')
  plot([8.47561,7.84613] ,[9.59431, 9.8779], 'k')
  plot([8.47561,7.7503] ,[9.59431, 9.28044], 'k')
  plot([8.47561,8.95275] ,[9.59431, 8.93107], 'k')
  plot([8.47561,7.55219] ,[9.59431, 9.72531], 'k')
  plot([8.47561,9.2681] ,[9.59431, 9.0331], 'k')
  plot([8.47561,7.33621] ,[9.59431, 9.76016], 'k')
  plot([8.47561,9.08302] ,[9.59431, 8.38065], 'k')
  plot([8.47561,7.61519] ,[9.59431, 8.53321], 'k')
  plot([8.47561,9.87143] ,[9.59431, 9.12293], 'k')
  plot([8.47561,7.01844] ,[9.59431, 9.00516], 'k')
  plot([1.48866,2.24069] ,[9.9081, 9.20848], 'k')
  plot([1.48866,2.58105] ,[9.9081, 9.74275], 'k')
  plot([1.48866,2.68874] ,[9.9081, 9.61592], 'k')
  plot([1.48866,2.19664] ,[9.9081, 8.86925], 'k')
  plot([1.48866,0.186192] ,[9.9081, 9.32718], 'k')
  plot([1.48866,1.54926] ,[9.9081, 8.38555], 'k')
  plot([1.48866,1.36718] ,[9.9081, 8.20222], 'k')
  plot([1.48866,0.156996] ,[9.9081, 8.63433], 'k')
  plot([1.48866,2.79518] ,[9.9081, 8.53242], 'k')
  plot([1.48866,1.0899] ,[9.9081, 7.92131], 'k')
  plot([7.73669,6.90612] ,[0.548776, 1.12852], 'k')
  plot([7.73669,8.67265] ,[0.548776, 1.17078], 'k')
  plot([7.73669,6.60979] ,[0.548776, 0.754264], 'k')
  plot([7.73669,9.10636] ,[0.548776, 0.556098], 'k')
  plot([7.73669,6.27719] ,[0.548776, 0.803518], 'k')
  plot([7.73669,9.11837] ,[0.548776, 2.3991], 'k')
  plot([7.73669,9.86086] ,[0.548776, 1.51076], 'k')
  plot([7.73669,8.91668] ,[0.548776, 2.64486], 'k')
  plot([7.73669,8.92802] ,[0.548776, 3.27526], 'k')
  plot([4.45702,4.21785] ,[9.06436, 9.46224], 'k')
  plot([4.45702,3.95366] ,[9.06436, 9.13673], 'k')
  plot([4.45702,4.54393] ,[9.06436, 9.81955], 'k')
  plot([4.45702,4.74028] ,[9.06436, 9.8148], 'k')
  plot([4.45702,5.12344] ,[9.06436, 9.65407], 'k')
  plot([4.45702,4.67305] ,[9.06436, 9.97861], 'k')
  plot([4.45702,4.98542] ,[9.06436, 9.99085], 'k')
  plot([4.45702,5.83501] ,[9.06436, 9.07595], 'k')
  plot([4.45702,5.84396] ,[9.06436, 9.39922], 'k')
  plot([4.45702,5.87253] ,[9.06436, 9.56208], 'k')
  plot([3.1855,2.79518] ,[8.67081, 8.53242], 'k')
  plot([3.1855,3.95366] ,[8.67081, 9.13673], 'k')
  plot([3.1855,2.19664] ,[8.67081, 8.86925], 'k')
  plot([3.1855,2.68874] ,[8.67081, 9.61592], 'k')
  plot([3.1855,2.24069] ,[8.67081, 9.20848], 'k')
  plot([3.1855,2.58105] ,[8.67081, 9.74275], 'k')
  plot([3.1855,4.21785] ,[8.67081, 9.46224], 'k')
  plot([3.1855,4.45702] ,[8.67081, 9.06436], 'k')
  plot([3.1855,1.54926] ,[8.67081, 8.38555], 'k')
  plot([3.1855,4.54393] ,[8.67081, 9.81955], 'k')
  plot([0.372141,0.071668] ,[4.57369, 4.5244], 'k')
  plot([0.372141,0.780905] ,[4.57369, 4.67114], 'k')
  plot([0.372141,0.635092] ,[4.57369, 3.99865], 'k')
  plot([0.372141,0.536425] ,[4.57369, 5.69814], 'k')
  plot([0.372141,0.584644] ,[4.57369, 6.11844], 'k')
  plot([0.372141,0.960483] ,[4.57369, 2.84541], 'k')
  plot([0.372141,0.624883] ,[4.57369, 2.40378], 'k')
  plot([0.372141,1.37338] ,[4.57369, 2.38795], 'k')
  plot([0.372141,0.284511] ,[4.57369, 1.78475], 'k')
  plot([0.372141,1.93921] ,[4.57369, 2.22802], 'k')
  plot([0.0756733,0.284511] ,[1.84104, 1.78475], 'k')
  plot([0.0756733,0.824157] ,[1.84104, 1.61163], 'k')
  plot([0.0756733,0.624883] ,[1.84104, 2.40378], 'k')
  plot([0.0756733,1.02407] ,[1.84104, 1.50991], 'k')
  plot([0.0756733,0.960483] ,[1.84104, 2.84541], 'k')
  plot([0.0756733,1.37338] ,[1.84104, 2.38795], 'k')
  plot([0.0756733,1.3388] ,[1.84104, 1.16443], 'k')
  plot([0.0756733,1.78563] ,[1.84104, 1.057], 'k')
  plot([0.0756733,1.93921] ,[1.84104, 2.22802], 'k')
  plot([0.0756733,2.03554] ,[1.84104, 1.29047], 'k')
  plot([0.372505,0.824157] ,[0.692897, 1.61163], 'k')
  plot([0.372505,1.02407] ,[0.692897, 1.50991], 'k')
  plot([0.372505,1.3388] ,[0.692897, 1.16443], 'k')
  plot([0.372505,0.284511] ,[0.692897, 1.78475], 'k')
  plot([0.372505,0.0756733] ,[0.692897, 1.84104], 'k')
  plot([0.372505,1.78563] ,[0.692897, 1.057], 'k')
  plot([0.372505,0.624883] ,[0.692897, 2.40378], 'k')
  plot([0.372505,2.03554] ,[0.692897, 1.29047], 'k')
  plot([0.372505,1.37338] ,[0.692897, 2.38795], 'k')
  plot([0.372505,2.39128] ,[0.692897, 0.297859], 'k')
  plot([7.16247,7.33621] ,[9.71072, 9.76016], 'k')
  plot([7.16247,7.55219] ,[9.71072, 9.72531], 'k')
  plot([7.16247,7.84613] ,[9.71072, 9.8779], 'k')
  plot([7.16247,7.01844] ,[9.71072, 9.00516], 'k')
  plot([7.16247,7.7503] ,[9.71072, 9.28044], 'k')
  plot([7.16247,6.28131] ,[9.71072, 9.91419], 'k')
  plot([7.16247,6.23251] ,[9.71072, 9.76063], 'k')
  plot([7.16247,6.09504] ,[9.71072, 9.37572], 'k')
  plot([7.16247,7.61519] ,[9.71072, 8.53321], 'k')
  plot([7.16247,5.87253] ,[9.71072, 9.56208], 'k')
  plot([9.48227,9.08302] ,[8.45514, 8.38065], 'k')
  plot([9.48227,9.2681] ,[8.45514, 9.0331], 'k')
  plot([9.48227,8.95275] ,[8.45514, 8.93107], 'k')
  plot([9.48227,9.87143] ,[8.45514, 9.12293], 'k')
  plot([9.48227,9.22873] ,[8.45514, 7.21567], 'k')
  plot([9.48227,8.32913] ,[8.45514, 7.65325], 'k')
  plot([9.48227,8.40111] ,[8.45514, 7.45834], 'k')
  plot([9.48227,8.47561] ,[8.45514, 9.59431], 'k')
  plot([9.48227,9.50953] ,[8.45514, 6.70526], 'k')
  plot([9.48227,8.80269] ,[8.45514, 6.76517], 'k')
  plot([4.07035,3.36829] ,[0.342142, 0.819011], 'k')
  plot([4.07035,2.39128] ,[0.342142, 0.297859], 'k')
  plot([4.07035,2.03554] ,[0.342142, 1.29047], 'k')
  plot([4.07035,6.27719] ,[0.342142, 0.803518], 'k')
  plot([4.07035,1.78563] ,[0.342142, 1.057], 'k')
  plot([4.07035,2.16528] ,[0.342142, 1.93334], 'k')
  plot([4.07035,6.60979] ,[0.342142, 0.754264], 'k')
  plot([4.07035,1.93921] ,[0.342142, 2.22802], 'k')
  plot([4.07035,1.3388] ,[0.342142, 1.16443], 'k')
  plot([4.07035,6.90612] ,[0.342142, 1.12852], 'k')
  plot([0.378325,0.156996] ,[8.50373, 8.63433], 'k')
  plot([0.378325,0.588914] ,[8.50373, 7.88445], 'k')
  plot([0.378325,0.186192] ,[8.50373, 9.32718], 'k')
  plot([0.378325,1.0899] ,[8.50373, 7.92131], 'k')
  plot([0.378325,1.36718] ,[8.50373, 8.20222], 'k')
  plot([0.378325,1.54926] ,[8.50373, 8.38555], 'k')
  plot([0.378325,1.35346] ,[8.50373, 7.58636], 'k')
  plot([0.378325,1.58967] ,[8.50373, 7.50199], 'k')
  plot([0.378325,1.48866] ,[8.50373, 9.9081], 'k')
  plot([0.378325,2.19664] ,[8.50373, 8.86925], 'k')
  plot([2.18719,2.39128] ,[0.0489707, 0.297859], 'k')
  plot([2.18719,1.78563] ,[0.0489707, 1.057], 'k')
  plot([2.18719,2.03554] ,[0.0489707, 1.29047], 'k')
  plot([2.18719,1.3388] ,[0.0489707, 1.16443], 'k')
  plot([2.18719,3.36829] ,[0.0489707, 0.819011], 'k')
  plot([2.18719,1.02407] ,[0.0489707, 1.50991], 'k')
  plot([2.18719,2.16528] ,[0.0489707, 1.93334], 'k')
  plot([2.18719,4.07035] ,[0.0489707, 0.342142], 'k')
  plot([2.18719,0.372505] ,[0.0489707, 0.692897], 'k')
  plot([2.18719,0.824157] ,[0.0489707, 1.61163], 'k')
  plot([2.31857,2.79518] ,[8.26258, 8.53242], 'k')
  plot([2.31857,2.19664] ,[8.26258, 8.86925], 'k')
  plot([2.31857,1.54926] ,[8.26258, 8.38555], 'k')
  plot([2.31857,2.24069] ,[8.26258, 9.20848], 'k')
  plot([2.31857,1.36718] ,[8.26258, 8.20222], 'k')
  plot([2.31857,3.1855] ,[8.26258, 8.67081], 'k')
  plot([2.31857,1.58967] ,[8.26258, 7.50199], 'k')
  plot([2.31857,1.35346] ,[8.26258, 7.58636], 'k')
  plot([2.31857,1.0899] ,[8.26258, 7.92131], 'k')
  plot([2.31857,2.68874] ,[8.26258, 9.61592], 'k')
  plot([9.1678,8.92802] ,[3.21672, 3.27526], 'k')
  plot([9.1678,9.5629] ,[3.21672, 3.68293], 'k')
  plot([9.1678,8.91668] ,[3.21672, 2.64486], 'k')
  plot([9.1678,9.11837] ,[3.21672, 2.3991], 'k')
  plot([9.1678,9.86086] ,[3.21672, 1.51076], 'k')
  plot([9.1678,8.67265] ,[3.21672, 1.17078], 'k')
  plot([9.1678,9.64274] ,[3.21672, 5.47356], 'k')
  plot([9.1678,9.65406] ,[3.21672, 5.70732], 'k')
  plot([9.1678,7.184] ,[3.21672, 1.55679], 'k')
  plot([9.1678,9.10636] ,[3.21672, 0.556098], 'k')
  plot([8.78685,9.10636] ,[0.633862, 0.556098], 'k')
  plot([8.78685,8.67265] ,[0.633862, 1.17078], 'k')
  plot([8.78685,7.73669] ,[0.633862, 0.548776], 'k')
  plot([8.78685,9.86086] ,[0.633862, 1.51076], 'k')
  plot([8.78685,9.11837] ,[0.633862, 2.3991], 'k')
  plot([8.78685,6.90612] ,[0.633862, 1.12852], 'k')
  plot([8.78685,8.91668] ,[0.633862, 2.64486], 'k')
  plot([8.78685,6.60979] ,[0.633862, 0.754264], 'k')
  plot([8.78685,6.27719] ,[0.633862, 0.803518], 'k')
  plot([9.86619,9.86086] ,[0.976963, 1.51076], 'k')
  plot([9.86619,9.10636] ,[0.976963, 0.556098], 'k')
  plot([9.86619,8.78685] ,[0.976963, 0.633862], 'k')
  plot([9.86619,8.67265] ,[0.976963, 1.17078], 'k')
  plot([9.86619,9.11837] ,[0.976963, 2.3991], 'k')
  plot([9.86619,8.91668] ,[0.976963, 2.64486], 'k')
  plot([9.86619,7.73669] ,[0.976963, 0.548776], 'k')
  plot([9.86619,9.1678] ,[0.976963, 3.21672], 'k')
  plot([9.86619,8.92802] ,[0.976963, 3.27526], 'k')
  plot([9.86619,9.5629] ,[0.976963, 3.68293], 'k')
  plot([9.8178,9.22873] ,[7.70849, 7.21567], 'k')
  plot([9.8178,9.48227] ,[7.70849, 8.45514], 'k')
  plot([9.8178,9.08302] ,[7.70849, 8.38065], 'k')
  plot([9.8178,9.50953] ,[7.70849, 6.70526], 'k')
  plot([9.8178,9.92067] ,[7.70849, 6.64855], 'k')
  plot([9.8178,8.80269] ,[7.70849, 6.76517], 'k')
  plot([9.8178,9.87143] ,[7.70849, 9.12293], 'k')
  plot([9.8178,9.2681] ,[7.70849, 9.0331], 'k')
  plot([9.8178,8.40111] ,[7.70849, 7.45834], 'k')
  plot([9.8178,8.32913] ,[7.70849, 7.65325], 'k')
  plot([6.56984,6.09504] ,[9.3745, 9.37572], 'k')
  plot([6.56984,6.23251] ,[9.3745, 9.76063], 'k')
  plot([6.56984,7.01844] ,[9.3745, 9.00516], 'k')
  plot([6.56984,6.28131] ,[9.3745, 9.91419], 'k')
  plot([6.56984,7.16247] ,[9.3745, 9.71072], 'k')
  plot([6.56984,5.87253] ,[9.3745, 9.56208], 'k')
  plot([6.56984,5.84396] ,[9.3745, 9.39922], 'k')
  plot([6.56984,5.83501] ,[9.3745, 9.07595], 'k')
  plot([6.56984,7.33621] ,[9.3745, 9.76016], 'k')
  plot([6.56984,7.55219] ,[9.3745, 9.72531], 'k')
  plot([8.12397,8.47561] ,[9.50749, 9.59431], 'k')
  plot([8.12397,7.7503] ,[9.50749, 9.28044], 'k')
  plot([8.12397,7.84613] ,[9.50749, 9.8779], 'k')
  plot([8.12397,7.55219] ,[9.50749, 9.72531], 'k')
  plot([8.12397,7.33621] ,[9.50749, 9.76016], 'k')
  plot([8.12397,7.16247] ,[9.50749, 9.71072], 'k')
  plot([8.12397,8.95275] ,[9.50749, 8.93107], 'k')
  plot([8.12397,7.61519] ,[9.50749, 8.53321], 'k')
  plot([8.12397,7.01844] ,[9.50749, 9.00516], 'k')
  plot([8.12397,9.2681] ,[9.50749, 9.0331], 'k')
  plot([9.88228,9.86086] ,[1.47452, 1.51076], 'k')
  plot([9.88228,9.86619] ,[1.47452, 0.976963], 'k')
  plot([9.88228,9.11837] ,[1.47452, 2.3991], 'k')
  plot([9.88228,9.10636] ,[1.47452, 0.556098], 'k')
  plot([9.88228,8.67265] ,[1.47452, 1.17078], 'k')
  plot([9.88228,8.78685] ,[1.47452, 0.633862], 'k')
  plot([9.88228,8.91668] ,[1.47452, 2.64486], 'k')
  plot([9.88228,9.1678] ,[1.47452, 3.21672], 'k')
  plot([9.88228,8.92802] ,[1.47452, 3.27526], 'k')
  plot([9.88228,9.5629] ,[1.47452, 3.68293], 'k')
  plot([2.25907,2.31857] ,[8.20395, 8.26258], 'k')
  plot([2.25907,2.79518] ,[8.20395, 8.53242], 'k')
  plot([2.25907,2.19664] ,[8.20395, 8.86925], 'k')
  plot([2.25907,1.54926] ,[8.20395, 8.38555], 'k')
  plot([2.25907,1.36718] ,[8.20395, 8.20222], 'k')
  plot([2.25907,1.58967] ,[8.20395, 7.50199], 'k')
  plot([2.25907,2.24069] ,[8.20395, 9.20848], 'k')
  plot([2.25907,3.1855] ,[8.20395, 8.67081], 'k')
  plot([2.25907,1.35346] ,[8.20395, 7.58636], 'k')
  plot([2.25907,1.0899] ,[8.20395, 7.92131], 'k')
  plot([2.77984,2.39128] ,[0.742382, 0.297859], 'k')
  plot([2.77984,3.36829] ,[0.742382, 0.819011], 'k')
  plot([2.77984,2.18719] ,[0.742382, 0.0489707], 'k')
  plot([2.77984,2.03554] ,[0.742382, 1.29047], 'k')
  plot([2.77984,1.78563] ,[0.742382, 1.057], 'k')
  plot([2.77984,2.16528] ,[0.742382, 1.93334], 'k')
  plot([2.77984,4.07035] ,[0.742382, 0.342142], 'k')
  plot([2.77984,1.3388] ,[0.742382, 1.16443], 'k')
  plot([2.77984,1.93921] ,[0.742382, 2.22802], 'k')
  plot([2.77984,1.02407] ,[0.742382, 1.50991], 'k')
  plot([8.18278,8.32913] ,[8.01839, 7.65325], 'k')
  plot([8.18278,8.40111] ,[8.01839, 7.45834], 'k')
  plot([8.18278,7.61519] ,[8.01839, 8.53321], 'k')
  plot([8.18278,7.33911] ,[8.01839, 8.36379], 'k')
  plot([8.18278,9.08302] ,[8.01839, 8.38065], 'k')
  plot([8.18278,8.95275] ,[8.01839, 8.93107], 'k')
  plot([8.18278,9.22873] ,[8.01839, 7.21567], 'k')
  plot([8.18278,7.7503] ,[8.01839, 9.28044], 'k')
  plot([8.18278,9.48227] ,[8.01839, 8.45514], 'k')
  plot([8.18278,8.80269] ,[8.01839, 6.76517], 'k')
end
plot([1, 1.3388], [1, 1.16443], 'r', 'LineWidth', 2)
plot([1.3388, 1], [1.16443, 1], 'r', 'LineWidth', 2)
text(1, 1,'S','FontSize',12)
text(1, 1,'G','FontSize',12)
hold off
title('Number of nodes is 100 and K (number of edge attempts) is 10')
axis equal
